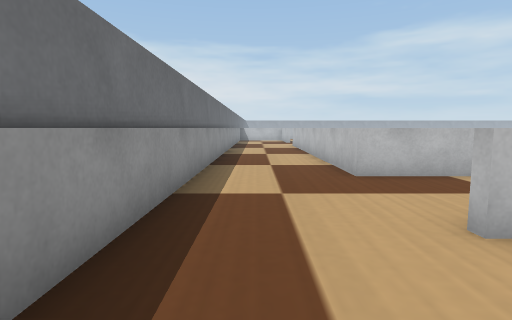
view 1 (above)

21 first-person views from a walk through a robot-simulator world made for Webots. The camera is 0.05 m above the floor, tilts 6° down and sees 80° across. The floor is counted in squares, 0.05 m on a side. Each view is taken from the middle of a square. On the plan, view 1 faces up. The plan holds only what a view shows up to about 11 squares ahead; the rest is blank. The place goes on beyond the plan. The robots in the file are not drawn. Simple shapes and patterns stand in for the simulator's stock objects.

view 2
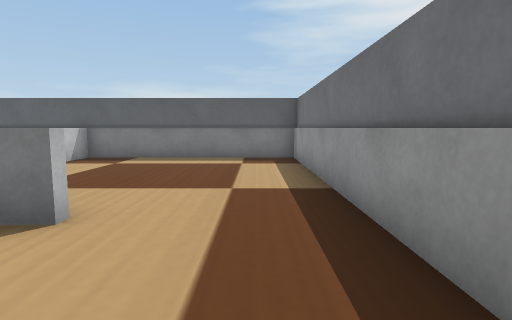

view 3
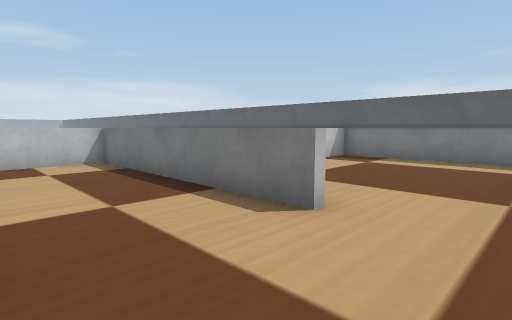

view 4
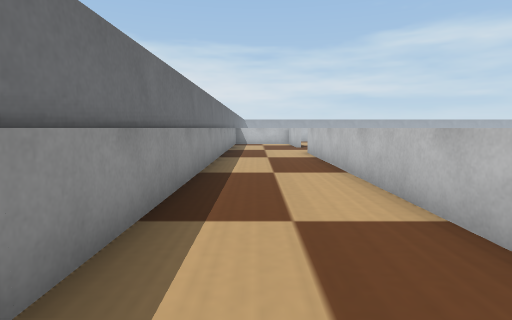

view 5
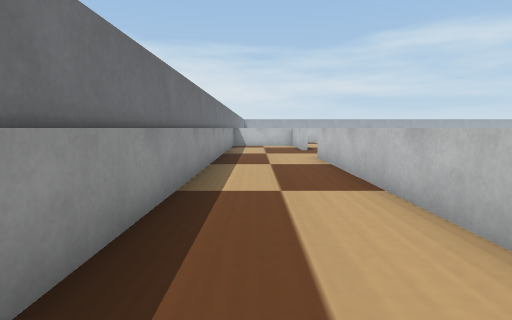

view 6
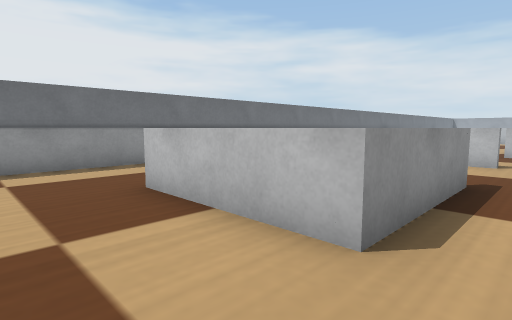

view 7
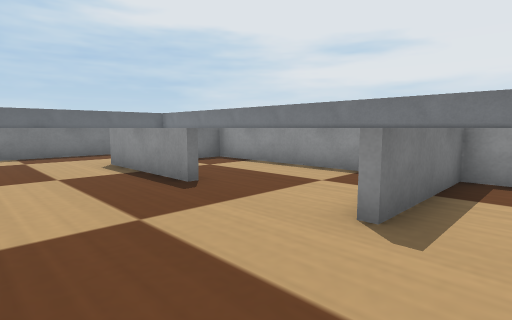

view 8
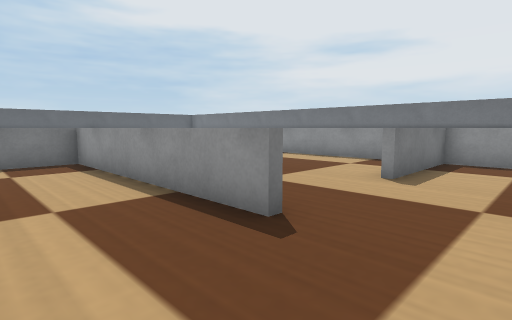

view 9
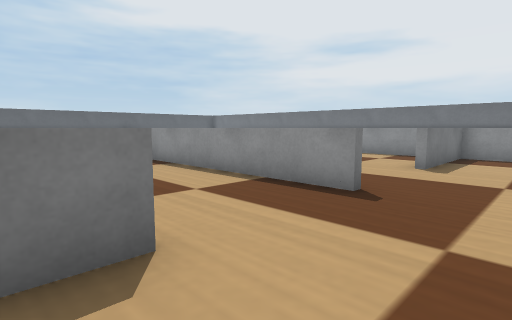

view 10
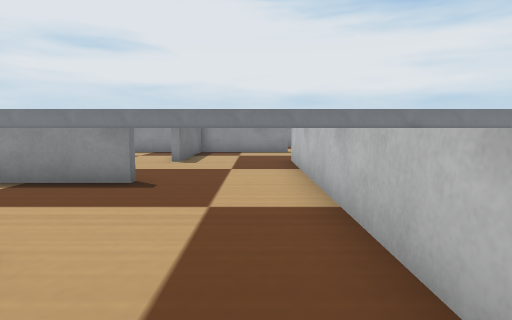

view 11
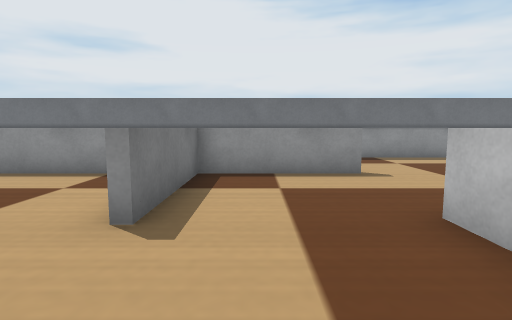

view 12
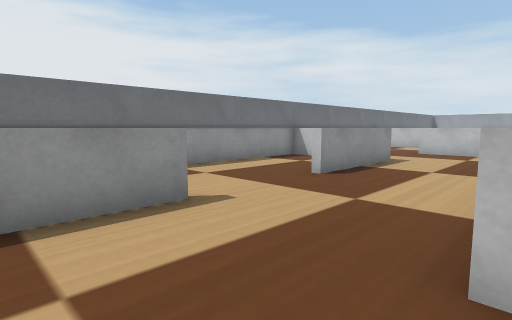

view 13
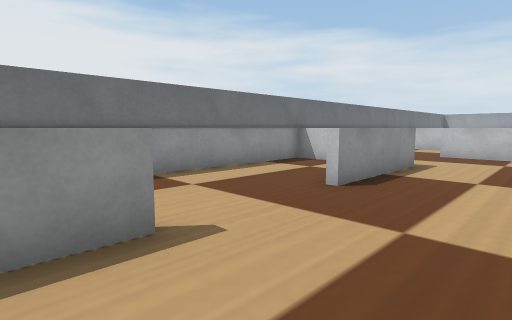

view 14
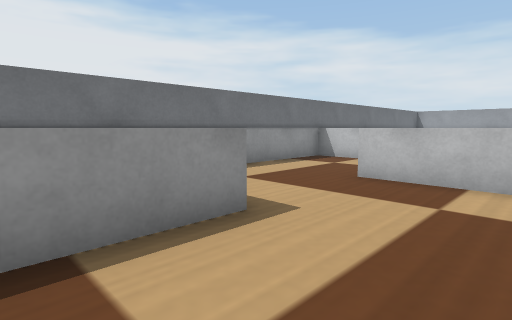

view 15
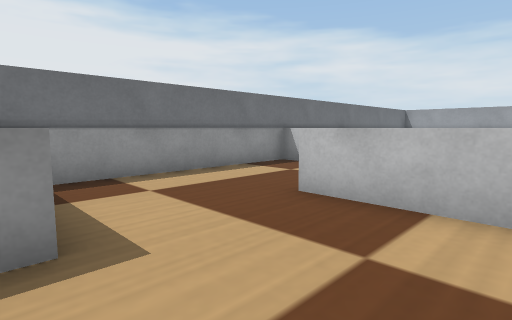

view 16
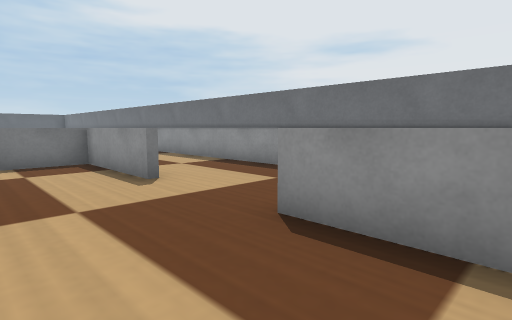

view 17
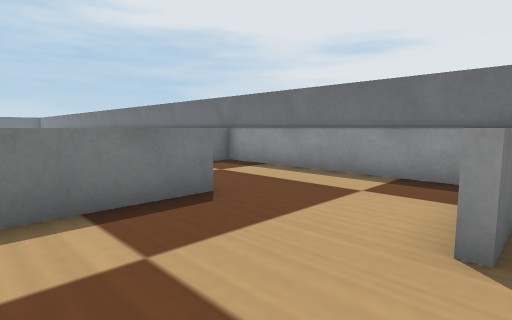

view 18
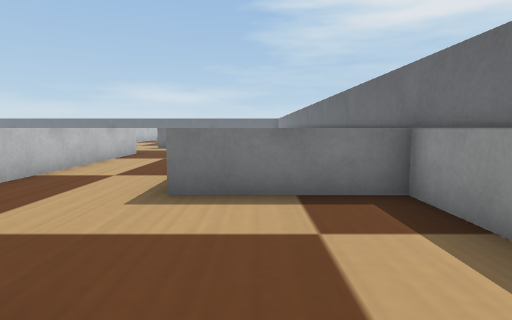

view 19
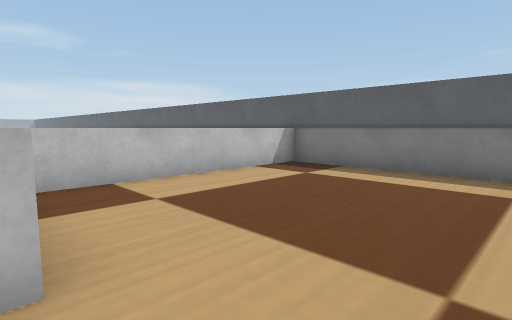

view 20
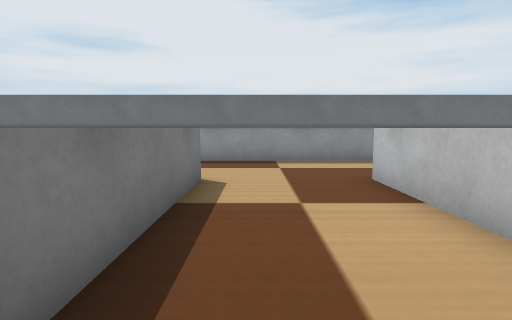

view 21
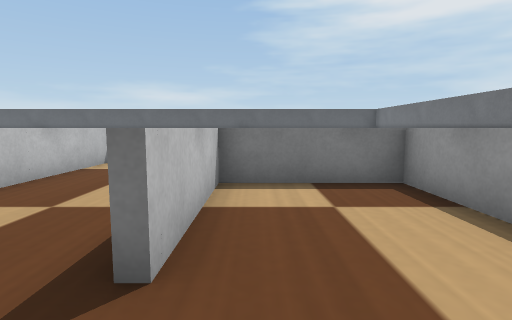

### Floor plan
Key: @ floor where view 1 was taken; # wall or solid block; . floor; = window, fence, low wall or low ledge; P pillar; O other object.
Columns run from 2 left of view 1 to 15 right of it. Each row starts with its distance up from view 1.
 32  #==P. .
 31  #==#..
 30 ##......
 29 ##......
 28 #P..P===
 27 ##......
 26 ##......
 25 ##==#...
 24 # ==P...
 23 ##..=...=
 22 ##..=...=
 21 #P..P...P
 20 ##......=
 19 ##......=
 18 ##......=
 17 #P..P...P==P===P=
 16 ##..=.............
 15 ##..=...........
 14 #O..P===P......P=
 13 ##..# ==#..#=..
 12 ##..=......==..
 11 ##..=......==..
 10 #P..P...P..P#..
  9 ##..=...=..==.
  8 ##..=...=..==.
  7 ##..=====..===
  6 #P..P===P..P==
  5 ##.........==
  4 ##.........=
  3 #P..P===P==
  2 ##......=
  1 ##......=
  0 ##@.....=
 -1 #O......P
 -2 ##......=
 -3  #......=
 -4  ###P### ##
 -5   ########

Where each view was taken, in squares from view 1:
view 1: 0 up, 0 right, facing up
view 2: 6 up, 0 right, facing down
view 3: 6 up, 0 right, facing down-right
view 4: 5 up, 0 right, facing up
view 5: 7 up, 0 right, facing up
view 6: 4 up, 7 right, facing up-left
view 7: 15 up, 9 right, facing down-left
view 8: 16 up, 12 right, facing down-left
view 9: 16 up, 14 right, facing down-left
view 10: 16 up, 15 right, facing left
view 11: 15 up, 9 right, facing left
view 12: 15 up, 6 right, facing up-left
view 13: 16 up, 5 right, facing up-left
view 14: 22 up, 5 right, facing up-left
view 15: 24 up, 5 right, facing up-left
view 16: 23 up, 5 right, facing down-left
view 17: 32 up, 5 right, facing down-left
view 18: 29 up, 1 right, facing down
view 19: 3 up, 0 right, facing down-right
view 20: 4 up, 8 right, facing left
view 21: 12 up, 5 right, facing down
